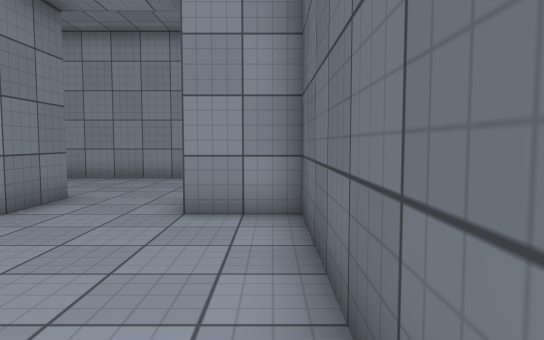
[1] (above)

23 first-person views from a walk through a 3-D level made in the Unity game engine. The camera is 1.2 m above the floor, tilts 4° down and sees 70° across. The floor is counted in squares, 1 m on a side. Each view is taken from the middle of a square. On the plan, view 1 faces up. The plan holds only what a view shows up to about 15 squares ahead; the rest is blank. The place goes on beyond the plan. The player is left out. Surface patterns are stand-ins for the level's own textures.

[2]
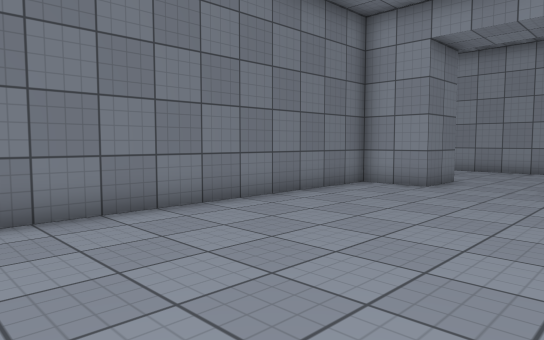

[3]
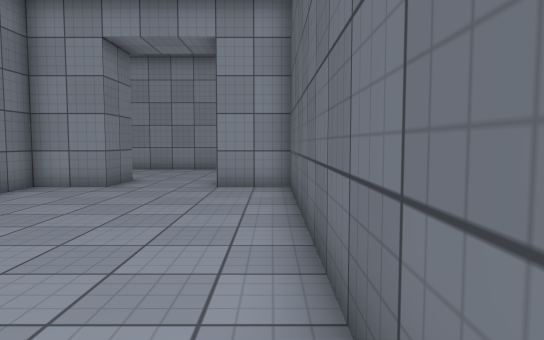

[4]
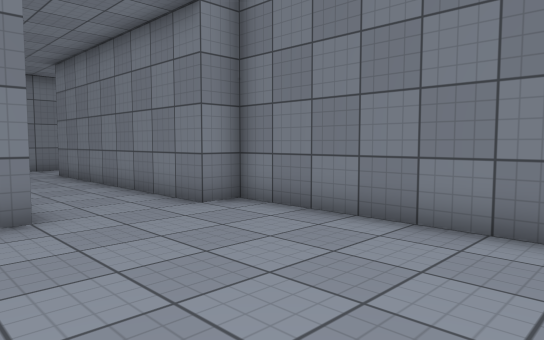

[5]
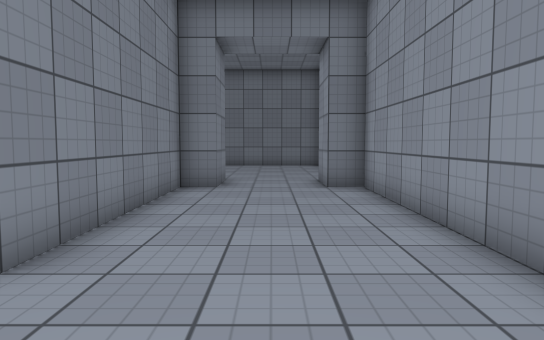

[6]
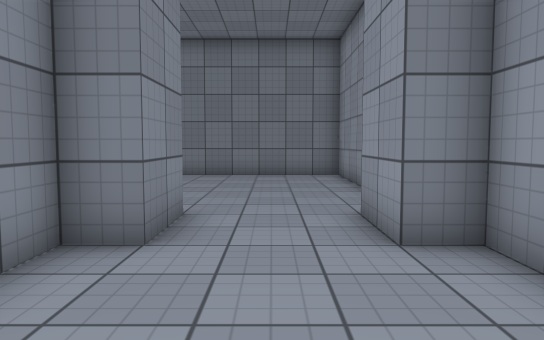

[7]
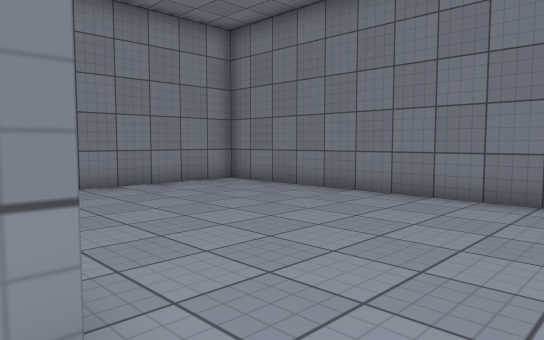

[8]
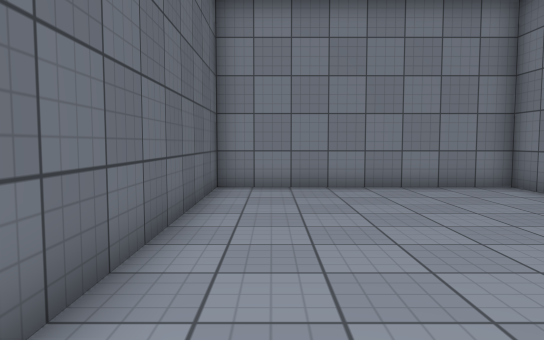

[9]
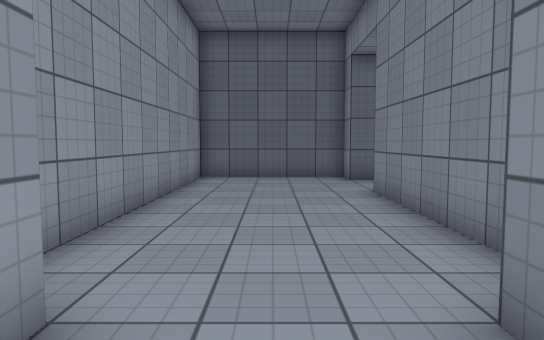

[10]
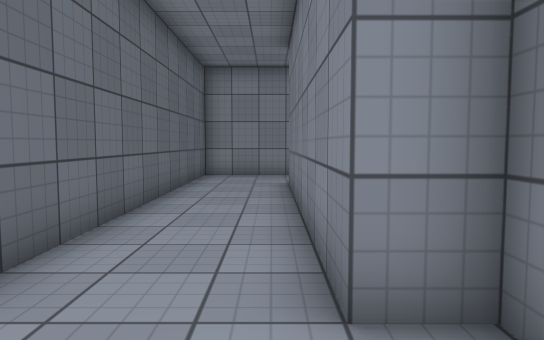

[11]
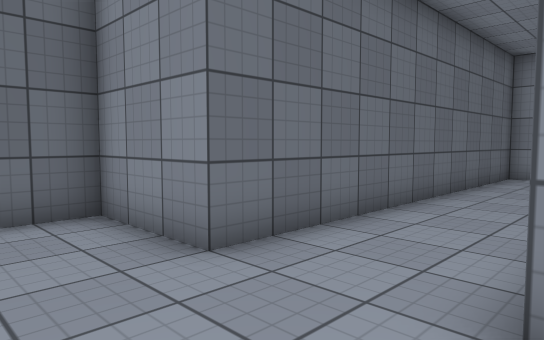

[12]
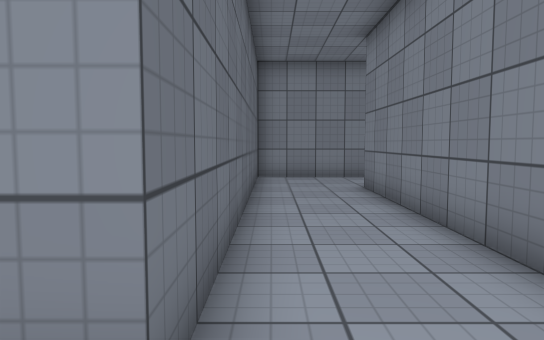

[13]
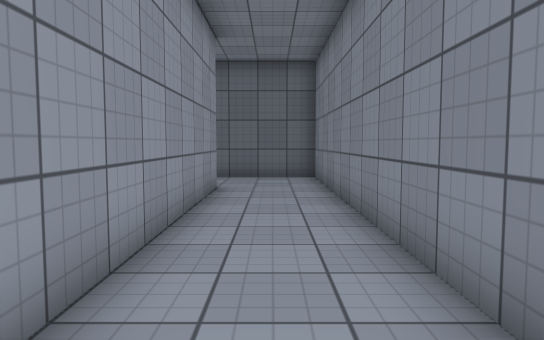

[14]
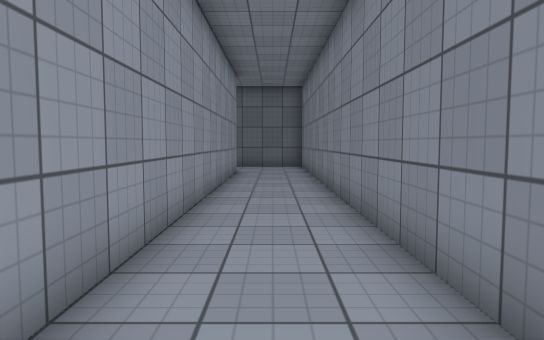

[15]
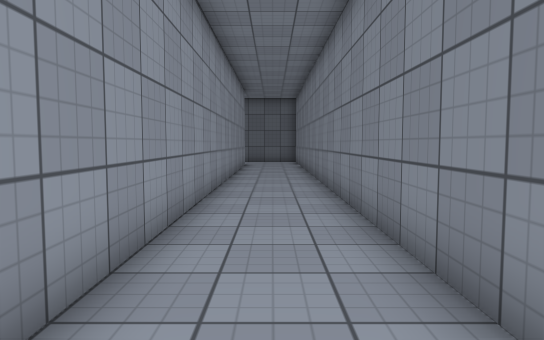

[16]
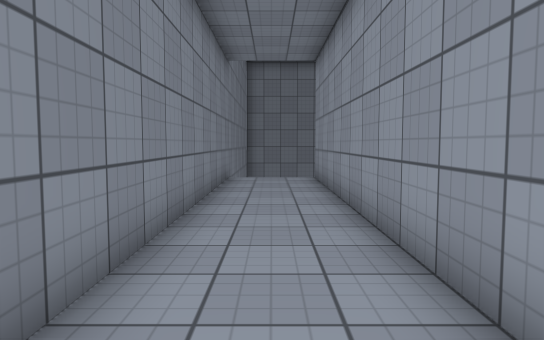

[17]
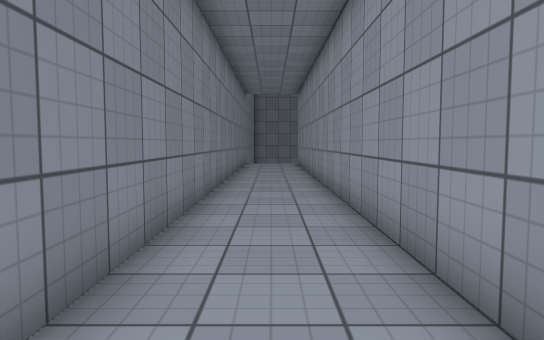

[18]
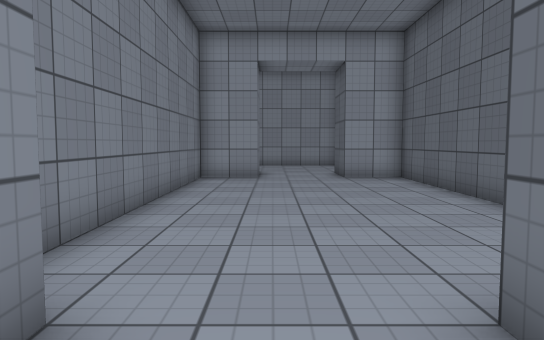

[19]
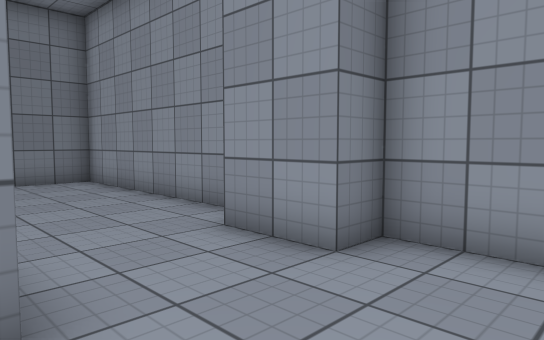

[20]
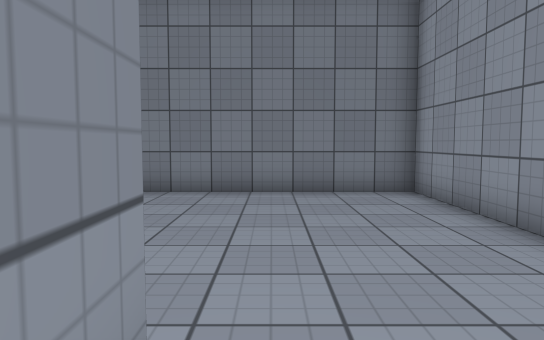

[21]
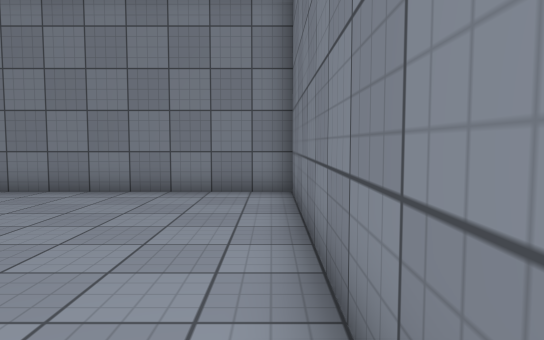

[22]
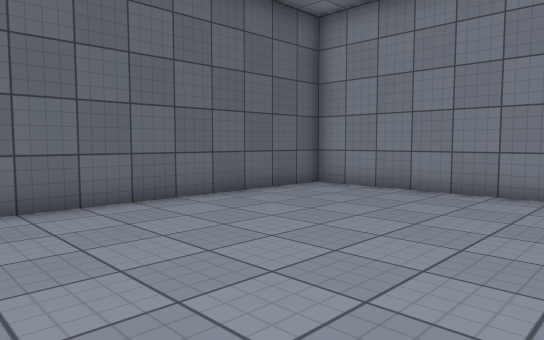

[23]
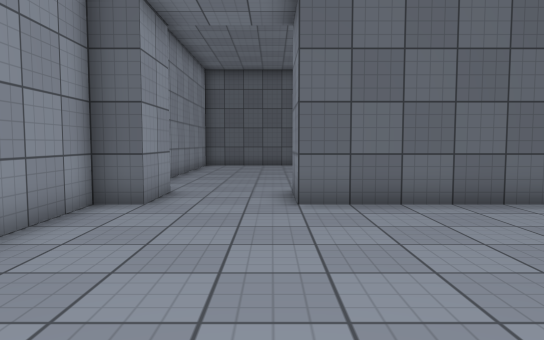

### Floor plan
Points are (right, up) in squares from view 1. A wall is a line through its corners. A room is listed if a view was taken in it or the views show most of it. See-through windows are left out.
Room 1 (views 1, 2, 3, 4, 5, 6, 7, 8, 9, 10, 11, 12, 13, 14, 15, 16, 17, 18, 19, 20, 21, 22, 23)
walls: (-28.8, -16.5) (-2.5, -16.5) (-2.5, -4.5) (0.5, -4.5) (0.5, 6.5) (-1.5, 6.5) (-1.5, 8.5) (-0.5, 8.5) (-0.5, 13.5) (-11.5, 13.5) (-11.5, 12.5) (-13.5, 12.5) (-13.5, 13.5) (-21.5, 13.5) (-21.5, 0.5) (-13.5, 0.5) (-13.5, 9.5) (-11.5, 9.5) (-11.5, 8.5) (-4.5, 8.5) (-4.5, 6.5) (-6.5, 6.5) (-6.5, -4.5) (-5.5, -4.5) (-5.5, -13.5) (-27.5, -13.5)

Positions as (right, up) in squares from view 1, and headings:
1: (0, 0), facing up
2: (0, -4), facing up-left
3: (0, -4), facing up
4: (-1, 2), facing down-left
5: (-1, 11), facing left
6: (-7, 11), facing left
7: (-13, 11), facing down-left
8: (-15, 11), facing down
9: (-14, 11), facing right
10: (-5, -2), facing down
11: (-6, -2), facing down-right
12: (-3, -3), facing down
13: (-16, -15), facing right
14: (-22, -15), facing right
15: (-27, -15), facing right
16: (-14, -15), facing left
17: (-5, -15), facing left
18: (-4, -7), facing up
19: (-9, 9), facing up-left
20: (-12, 10), facing left
21: (-21, 10), facing down
22: (-21, 10), facing down-right
23: (-21, 10), facing right
